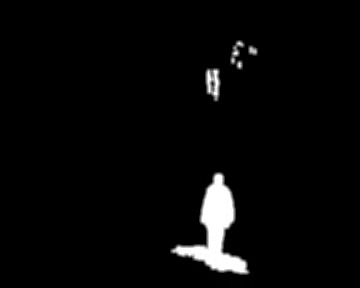
#> input picture frame 223 of 文档/大作业2/test3.mp4, 360 x 288 px, given in place of school.avi, which was not available
$ python dazuoye02.py
#> lines starting #> are read from the running program, lines starting #| are printed output that depends on the picture
import cv2 as cv
import os
from scipy import linalg
import numpy as np
from matplotlib import pyplot as plt

# [55 lines left out: functions runing_detect, MOG_KNN, not called in this run]

def generate_video(path1, path2, path3):
#> called with path1 = '运动检测视频/school.avi', path2 = 'test2.mp4', path3 = 'test2_.mp4'
    cap1 = cv.VideoCapture(path1)
    cap2 = cv.VideoCapture(path2)
    frame_width = int(cap1.get(cv.CAP_PROP_FRAME_WIDTH))
    frame_height = int(cap1.get(cv.CAP_PROP_FRAME_HEIGHT))
    frame_fps = cap1.get(cv.CAP_PROP_FPS)
    frame_count = cap1.get(cv.CAP_PROP_FRAME_COUNT)
    writer = cv.VideoWriter(path3, cv.VideoWriter_fourcc(*'mp4v'), frame_fps, (frame_width, frame_height // 2))
    res1,res2 = True,True
    while res1 and res2:
        res1, frame1 = cap1.read()
#> frame1 is the input picture: shape (288, 360, 3); min 0, max 255, mean 7.7
        res2, frame2 = cap2.read()
        if not (res1 and res2): break
        frame1 = cv.resize(frame1, (frame_width // 2, frame_height // 2))
#> frame1: shape (144, 180, 3)
        frame2 = cv.resize(frame2, (frame_width // 2, frame_height // 2))
        img = np.hstack((frame1, frame2))
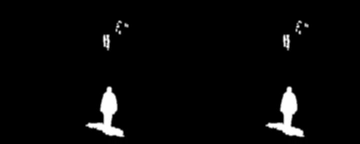
#> img: shape (144, 360, 3); min 0, max 255, mean 7.7
        writer.write(img)
    writer.release()
    cap1.release()
    cap2.release()


if __name__ == "__main__":
    print("dazuoye02")
    # runing_detect("运动检测视频/station.avi")
    # MOG_KNN("运动检测视频/station.avi")
    generate_video("运动检测视频/school.avi","test2.mp4","test2_.mp4")

$ run again, starting later in the video
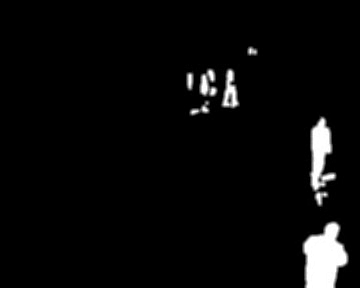
#> input picture frame 1007 of 文档/大作业2/test3.mp4, 360 x 288 px, given in place of school.avi, which was not available
#> in generate_video, frame1 is the input picture: shape (288, 360, 3); min 0, max 255, mean 9.4
#> frame1: shape (144, 180, 3)
#> in generate_video, `img = np.hstack((frame1, frame2))`:
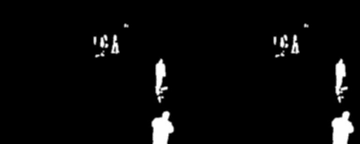
#> img: shape (144, 360, 3); min 0, max 255, mean 9.4

$ run again, starting later in the video
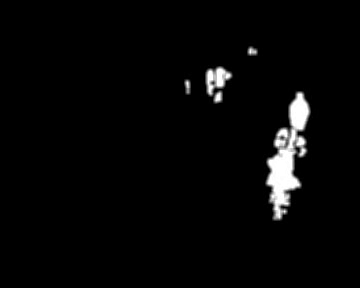
#> input picture frame 1791 of 文档/大作业2/test3.mp4, 360 x 288 px, given in place of school.avi, which was not available
#> in generate_video, frame1 is the input picture: shape (288, 360, 3); min 0, max 255, mean 6.9
#> frame1: shape (144, 180, 3)
#> in generate_video, `img = np.hstack((frame1, frame2))`:
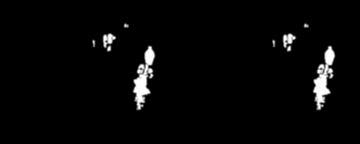
#> img: shape (144, 360, 3); min 0, max 255, mean 6.9
